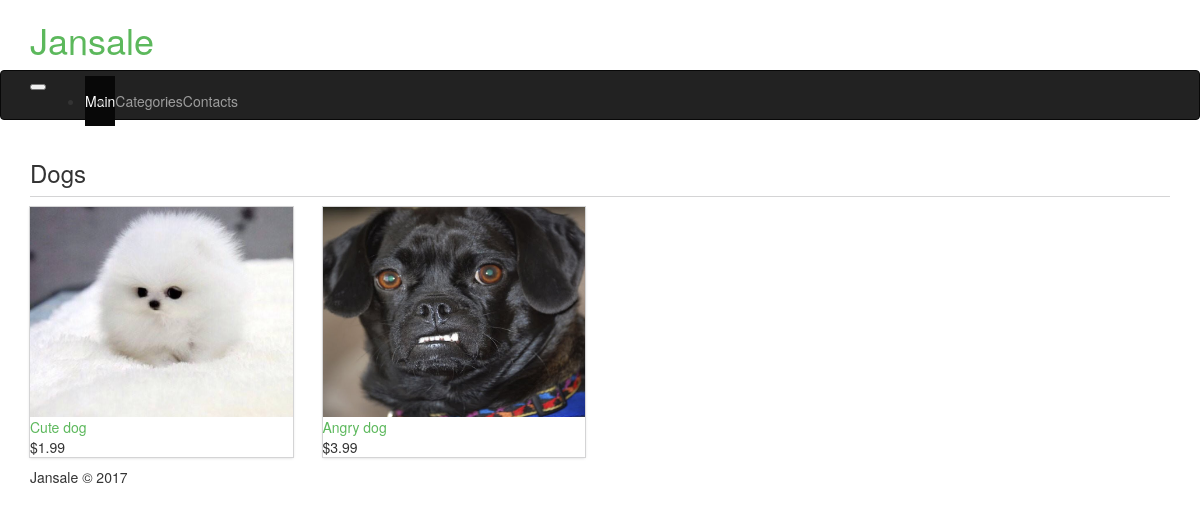
The page /category/dogs/ on the database its author committed.
### app/models.py (models this page shows, shortened)
class Category(models.Model):
    name = models.CharField(max_length=40)
    url = models.CharField(max_length=100, blank=True)

class Product(models.Model):
    image = models.ImageField(upload_to='products/')
    name = models.CharField(max_length=40)
    price = models.DecimalField(max_digits=20, decimal_places=2)
    category = models.ForeignKey(Category, blank=True)
    popular = models.BooleanField()
    new = models.BooleanField()

### app/views.py (the view)
# urls.py: url(r'^category/(?P<url>[A-Za-z]+)/$', views.category)
def category(request, url):
    data_category = get_object_or_404(Category, url=url)
    category_items = Product.objects.all().filter(category=data_category.pk)
    categories = Category.objects.all()
    return render(request, 'app/category.html', {
        'data_category': data_category,
        'category_items': category_items,
        'categories': categories}
    )

### app/templates/app/category.html
{% extends 'app/index.html'%}
{% block content %}
  <section class="mt-4">
    <div class="container">
      <div class="products">
        <h3 class="products__title">{{ data_category.name }}</h3>
        <div class="row">
          {% for item in category_items %}
            <div class="col-md-3 col-sm-6 mt-4">
              <div class="products__item">
                <a class="products__item__wrapper" href="#">
                  <img class="products__item__img" src="{{ MEDIA_URL }}{{ item.image }}" alt="{{ item.name }}">
                </a>
                <div class="products__item__info px-3 py-2">
                  <a class="products__item__title font-weight-bold mb-1" href="#">{{ item.name }}</a>
                  <p class="products__item__price m-0">${{ item.price }}</p>
                </div>
              </div>
            </div>
          {% endfor %}
        </div>
      </div>
    </div>
  </section>
{% endblock %}

### app/static/css/style.css (style rules this page uses)
.products__title:after { display: block; width: 100%; height: 1px; margin-top: 10px; background: #d4d4d5; content: ''; }
.products__item { padding: 0; box-shadow: 0 1px 3px 0 #d4d4d5, 0 0 0 1px #d4d4d5; }
.products__item__wrapper { display: block; width: 100%; height: 210px; }
.products__item__img { width: 100%; height: 100%; object-fit: cover; }
.products__item__title { color: #5cb85c; }

### rows shown on the page
Category: name "Dogs"
Product: image (picture), name "Cute dog", price "1.99"
Product: image (placeholder picture), name "Angry dog", price "3.99"
